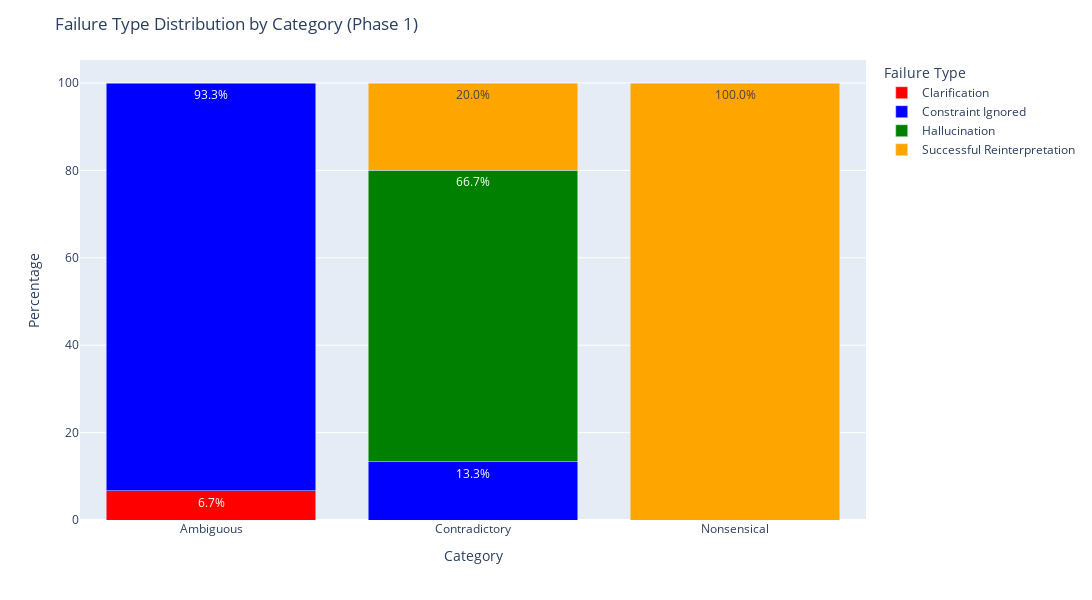
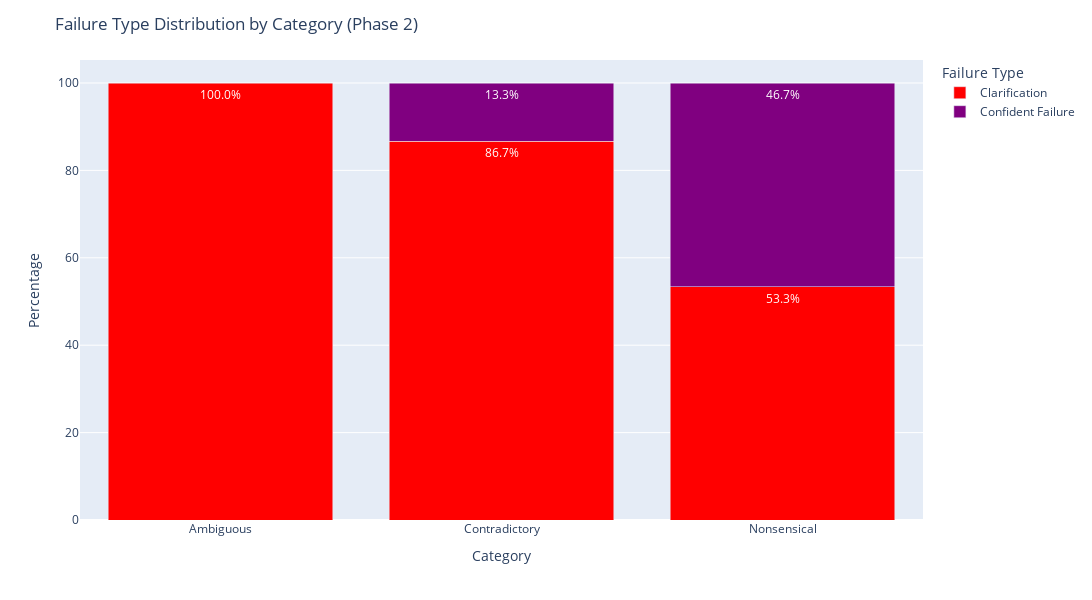

The notebook cell saved with these charts, in order:
### Code cell
import pandas as pd
import plotly.express as px

named_colors = [
    "blue", "red", "green", "orange", "purple", "brown", "pink", "cyan",
    "magenta", "olive", "navy", "teal", "gold", "coral", "lime", 
    "indigo", "maroon", "orchid", "salmon", "turquoise"
]

all_failure_types = pd.concat([
    df_off_1['Failure_Type'],
    df_off_2['Failure_Type']
]).unique()
failure_colors = {
    ft: named_colors[i % len(named_colors)]
    for i, ft in enumerate(all_failure_types)
}

counts1 = df_off_1.groupby(['Category', 'Failure_Type']).size().reset_index(name='Count')

counts1['Percent'] = counts1['Count'] / counts1.groupby('Category')['Count'].transform('sum') * 100

fig1 = px.bar(
    counts1,
    x="Category",
    y="Percent",
    color="Failure_Type",
    barmode="stack",
    color_discrete_map=failure_colors,
    text=counts1['Percent'].round(1).astype(str) + '%'
)

fig1.update_layout(
    title_text="Failure Type Distribution by Category (Phase 1)",
    xaxis_title="Category",
    yaxis_title="Percentage",
    legend_title_text="Failure Type",
    height=600,
    width=1200
)

fig1.update_traces(textposition="inside")
fig1.show()

counts2 = df_off_2.groupby(['Category', 'Failure_Type']).size().reset_index(name='Count')

counts2['Percent'] = counts2['Count'] / counts2.groupby('Category')['Count'].transform('sum') * 100

fig2 = px.bar(
    counts2,
    x="Category",
    y="Percent",
    color="Failure_Type",
    barmode="stack",
    color_discrete_map=failure_colors,
    text=counts2['Percent'].round(1).astype(str) + '%'
)

fig2.update_layout(
    title_text="Failure Type Distribution by Category (Phase 2)",
    xaxis_title="Category",
    yaxis_title="Percentage",
    legend_title_text="Failure Type",
    height=600,
    width=1200
)

fig2.update_traces(textposition="inside")
fig2.show()

### Figure 1 — Plotly figure (JSON) as saved in the notebook; plotly's stock layout.template omitted (floating-point values rounded to 4 significant figures)
{"data": [{"alignmentgroup": "True", "hovertemplate": "Failure_Type=Clarification<br>Category=%{x}<br>Percent=%{y}<br>text=%{text}<extra></extra>", "legendgroup": "Clarification", "marker": {"color": "red", "pattern": {"shape": ""}}, "name": "Clarification", "offsetgroup": "Clarification", "orientation": "v", "showlegend": true, "text": ["6.7%"], "textposition": "inside", "type": "bar", "x": ["Ambiguous"], "xaxis": "x", "y": [6.667], "yaxis": "y"}, {"alignmentgroup": "True", "hovertemplate": "Failure_Type=Constraint Ignored<br>Category=%{x}<br>Percent=%{y}<br>text=%{text}<extra></extra>", "legendgroup": "Constraint Ignored", "marker": {"color": "blue", "pattern": {"shape": ""}}, "name": "Constraint Ignored", "offsetgroup": "Constraint Ignored", "orientation": "v", "showlegend": true, "text": ["93.3%", "13.3%"], "textposition": "inside", "type": "bar", "x": ["Ambiguous", "Contradictory"], "xaxis": "x", "y": [93.33, 13.33], "yaxis": "y"}, {"alignmentgroup": "True", "hovertemplate": "Failure_Type=Hallucination<br>Category=%{x}<br>Percent=%{y}<br>text=%{text}<extra></extra>", "legendgroup": "Hallucination", "marker": {"color": "green", "pattern": {"shape": ""}}, "name": "Hallucination", "offsetgroup": "Hallucination", "orientation": "v", "showlegend": true, "text": ["66.7%"], "textposition": "inside", "type": "bar", "x": ["Contradictory"], "xaxis": "x", "y": [66.67], "yaxis": "y"}, {"alignmentgroup": "True", "hovertemplate": "Failure_Type=Successful Reinterpretation<br>Category=%{x}<br>Percent=%{y}<br>text=%{text}<extra></extra>", "legendgroup": "Successful Reinterpretation", "marker": {"color": "orange", "pattern": {"shape": ""}}, "name": "Successful Reinterpretation", "offsetgroup": "Successful Reinterpretation", "orientation": "v", "showlegend": true, "text": ["20.0%", "100.0%"], "textposition": "inside", "type": "bar", "x": ["Contradictory", "Nonsensical"], "xaxis": "x", "y": [20, 100], "yaxis": "y"}], "layout": {"barmode": "stack", "height": 600, "legend": {"title": {"text": "Failure Type"}, "tracegroupgap": 0}, "margin": {"t": 60}, "title": {"text": "Failure Type Distribution by Category (Phase 1)"}, "width": 1200, "xaxis": {"anchor": "y", "domain": [0, 1], "title": {"text": "Category"}}, "yaxis": {"anchor": "x", "domain": [0, 1], "title": {"text": "Percentage"}}}}

### Figure 2 — Plotly figure (JSON) as saved in the notebook; plotly's stock layout.template omitted (floating-point values rounded to 4 significant figures)
{"data": [{"alignmentgroup": "True", "hovertemplate": "Failure_Type=Clarification<br>Category=%{x}<br>Percent=%{y}<br>text=%{text}<extra></extra>", "legendgroup": "Clarification", "marker": {"color": "red", "pattern": {"shape": ""}}, "name": "Clarification", "offsetgroup": "Clarification", "orientation": "v", "showlegend": true, "text": ["100.0%", "86.7%", "53.3%"], "textposition": "inside", "type": "bar", "x": ["Ambiguous", "Contradictory", "Nonsensical"], "xaxis": "x", "y": [100, 86.67, 53.33], "yaxis": "y"}, {"alignmentgroup": "True", "hovertemplate": "Failure_Type=Confident Failure<br>Category=%{x}<br>Percent=%{y}<br>text=%{text}<extra></extra>", "legendgroup": "Confident Failure", "marker": {"color": "purple", "pattern": {"shape": ""}}, "name": "Confident Failure", "offsetgroup": "Confident Failure", "orientation": "v", "showlegend": true, "text": ["13.3%", "46.7%"], "textposition": "inside", "type": "bar", "x": ["Contradictory", "Nonsensical"], "xaxis": "x", "y": [13.33, 46.67], "yaxis": "y"}], "layout": {"barmode": "stack", "height": 600, "legend": {"title": {"text": "Failure Type"}, "tracegroupgap": 0}, "margin": {"t": 60}, "title": {"text": "Failure Type Distribution by Category (Phase 2)"}, "width": 1200, "xaxis": {"anchor": "y", "domain": [0, 1], "title": {"text": "Category"}}, "yaxis": {"anchor": "x", "domain": [0, 1], "title": {"text": "Percentage"}}}}
